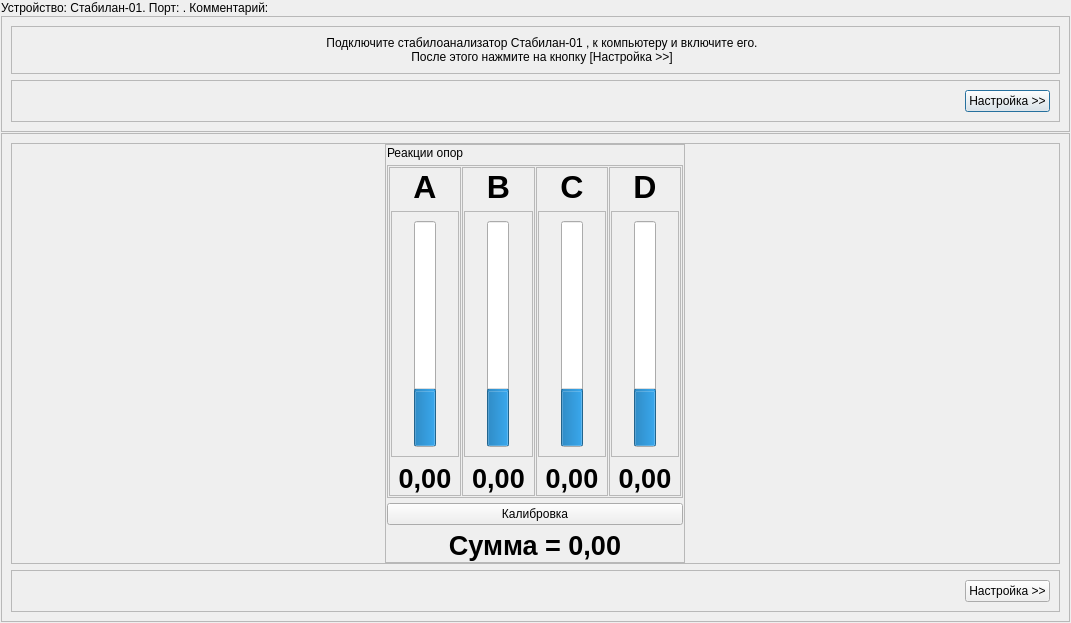
<?xml version="1.0" encoding="UTF-8"?>
<ui version="4.0">
 <class>InitialSetupStabilanDialog</class>
 <widget class="QDialog" name="InitialSetupStabilanDialog">
  <property name="windowModality">
   <enum>Qt::NonModal</enum>
  </property>
  <property name="geometry">
   <rect>
    <x>0</x>
    <y>0</y>
    <width>1071</width>
    <height>623</height>
   </rect>
  </property>
  <property name="windowTitle">
   <string>Начальная настройка стабилоанализатора &quot;Стабилан-01&quot;</string>
  </property>
  <property name="modal">
   <bool>true</bool>
  </property>
  <layout class="QVBoxLayout" name="verticalLayout">
   <property name="spacing">
    <number>1</number>
   </property>
   <property name="leftMargin">
    <number>1</number>
   </property>
   <property name="topMargin">
    <number>1</number>
   </property>
   <property name="rightMargin">
    <number>1</number>
   </property>
   <property name="bottomMargin">
    <number>1</number>
   </property>
   <item>
    <widget class="QLabel" name="lblMainTitle">
     <property name="sizePolicy">
      <sizepolicy hsizetype="Preferred" vsizetype="Fixed">
       <horstretch>0</horstretch>
       <verstretch>0</verstretch>
      </sizepolicy>
     </property>
     <property name="text">
      <string>Устройство: Стабилан-01. Порт: . Комментарий:</string>
     </property>
    </widget>
   </item>
   <item>
    <widget class="QFrame" name="frInvitation">
     <property name="frameShape">
      <enum>QFrame::StyledPanel</enum>
     </property>
     <property name="frameShadow">
      <enum>QFrame::Raised</enum>
     </property>
     <layout class="QVBoxLayout" name="verticalLayout_2">
      <item>
       <widget class="QFrame" name="frInvitationClient">
        <property name="frameShape">
         <enum>QFrame::StyledPanel</enum>
        </property>
        <property name="frameShadow">
         <enum>QFrame::Raised</enum>
        </property>
        <layout class="QHBoxLayout" name="horizontalLayout">
         <item>
          <widget class="QLabel" name="lblDevice">
           <property name="sizePolicy">
            <sizepolicy hsizetype="Fixed" vsizetype="Fixed">
             <horstretch>0</horstretch>
             <verstretch>0</verstretch>
            </sizepolicy>
           </property>
           <property name="text">
            <string/>
           </property>
           <property name="pixmap">
            <pixmap resource="../../../kernel.qrc">:/images/stabilan01_200.png</pixmap>
           </property>
           <property name="scaledContents">
            <bool>false</bool>
           </property>
          </widget>
         </item>
         <item>
          <widget class="QLabel" name="lblInvitationInfo">
           <property name="text">
            <string>Подключите стабилоанализатор Стабилан-01 , к компьютеру и включите его. 
После этого нажмите на кнопку [Настройка &gt;&gt;]</string>
           </property>
           <property name="alignment">
            <set>Qt::AlignCenter</set>
           </property>
          </widget>
         </item>
        </layout>
       </widget>
      </item>
      <item>
       <widget class="QFrame" name="frInvitationButton">
        <property name="sizePolicy">
         <sizepolicy hsizetype="Preferred" vsizetype="Fixed">
          <horstretch>0</horstretch>
          <verstretch>0</verstretch>
         </sizepolicy>
        </property>
        <property name="frameShape">
         <enum>QFrame::StyledPanel</enum>
        </property>
        <property name="frameShadow">
         <enum>QFrame::Raised</enum>
        </property>
        <layout class="QHBoxLayout" name="horizontalLayout_2">
         <item>
          <spacer name="horizontalSpacer">
           <property name="orientation">
            <enum>Qt::Horizontal</enum>
           </property>
           <property name="sizeHint" stdset="0">
            <size>
             <width>40</width>
             <height>20</height>
            </size>
           </property>
          </spacer>
         </item>
         <item>
          <widget class="QPushButton" name="btnInvitationNext">
           <property name="text">
            <string>Настройка &gt;&gt;</string>
           </property>
          </widget>
         </item>
        </layout>
       </widget>
      </item>
     </layout>
    </widget>
   </item>
   <item>
    <widget class="QFrame" name="frWizard">
     <property name="frameShape">
      <enum>QFrame::StyledPanel</enum>
     </property>
     <property name="frameShadow">
      <enum>QFrame::Raised</enum>
     </property>
     <layout class="QVBoxLayout" name="verticalLayout_3">
      <item>
       <widget class="QFrame" name="frWizardClient">
        <property name="frameShape">
         <enum>QFrame::StyledPanel</enum>
        </property>
        <property name="frameShadow">
         <enum>QFrame::Raised</enum>
        </property>
        <layout class="QHBoxLayout" name="horizontalLayout_9">
         <property name="topMargin">
          <number>0</number>
         </property>
         <property name="bottomMargin">
          <number>0</number>
         </property>
         <item>
          <widget class="QFrame" name="frReactions">
           <property name="sizePolicy">
            <sizepolicy hsizetype="Preferred" vsizetype="Preferred">
             <horstretch>0</horstretch>
             <verstretch>0</verstretch>
            </sizepolicy>
           </property>
           <property name="maximumSize">
            <size>
             <width>300</width>
             <height>16777215</height>
            </size>
           </property>
           <property name="frameShape">
            <enum>QFrame::StyledPanel</enum>
           </property>
           <property name="frameShadow">
            <enum>QFrame::Raised</enum>
           </property>
           <layout class="QVBoxLayout" name="verticalLayout_5">
            <property name="spacing">
             <number>5</number>
            </property>
            <property name="leftMargin">
             <number>1</number>
            </property>
            <property name="topMargin">
             <number>1</number>
            </property>
            <property name="rightMargin">
             <number>1</number>
            </property>
            <property name="bottomMargin">
             <number>1</number>
            </property>
            <item>
             <widget class="QLabel" name="lblTitleReaction">
              <property name="sizePolicy">
               <sizepolicy hsizetype="Preferred" vsizetype="Fixed">
                <horstretch>0</horstretch>
                <verstretch>0</verstretch>
               </sizepolicy>
              </property>
              <property name="text">
               <string>Реакции опор</string>
              </property>
             </widget>
            </item>
            <item>
             <widget class="QFrame" name="frClientReaction">
              <property name="frameShape">
               <enum>QFrame::StyledPanel</enum>
              </property>
              <property name="frameShadow">
               <enum>QFrame::Raised</enum>
              </property>
              <layout class="QHBoxLayout" name="horizontalLayout_4">
               <property name="spacing">
                <number>1</number>
               </property>
               <property name="leftMargin">
                <number>1</number>
               </property>
               <property name="topMargin">
                <number>1</number>
               </property>
               <property name="rightMargin">
                <number>1</number>
               </property>
               <property name="bottomMargin">
                <number>1</number>
               </property>
               <item>
                <widget class="QFrame" name="frReactA">
                 <property name="minimumSize">
                  <size>
                   <width>50</width>
                   <height>0</height>
                  </size>
                 </property>
                 <property name="frameShape">
                  <enum>QFrame::StyledPanel</enum>
                 </property>
                 <property name="frameShadow">
                  <enum>QFrame::Raised</enum>
                 </property>
                 <layout class="QVBoxLayout" name="verticalLayout_7">
                  <property name="leftMargin">
                   <number>1</number>
                  </property>
                  <property name="topMargin">
                   <number>1</number>
                  </property>
                  <property name="rightMargin">
                   <number>1</number>
                  </property>
                  <property name="bottomMargin">
                   <number>1</number>
                  </property>
                  <item>
                   <widget class="QLabel" name="lblReactATitle">
                    <property name="sizePolicy">
                     <sizepolicy hsizetype="Preferred" vsizetype="Fixed">
                      <horstretch>0</horstretch>
                      <verstretch>0</verstretch>
                     </sizepolicy>
                    </property>
                    <property name="font">
                     <font>
                      <pointsize>24</pointsize>
                      <weight>75</weight>
                      <bold>true</bold>
                     </font>
                    </property>
                    <property name="text">
                     <string>A</string>
                    </property>
                    <property name="alignment">
                     <set>Qt::AlignCenter</set>
                    </property>
                   </widget>
                  </item>
                  <item>
                   <widget class="QFrame" name="frReactADiag">
                    <property name="frameShape">
                     <enum>QFrame::StyledPanel</enum>
                    </property>
                    <property name="frameShadow">
                     <enum>QFrame::Raised</enum>
                    </property>
                    <layout class="QHBoxLayout" name="horizontalLayout_5">
                     <item>
                      <widget class="QProgressBar" name="pbValueA">
                       <property name="value">
                        <number>24</number>
                       </property>
                       <property name="alignment">
                        <set>Qt::AlignCenter</set>
                       </property>
                       <property name="orientation">
                        <enum>Qt::Vertical</enum>
                       </property>
                      </widget>
                     </item>
                    </layout>
                   </widget>
                  </item>
                  <item>
                   <widget class="QLabel" name="lblReactAValue">
                    <property name="sizePolicy">
                     <sizepolicy hsizetype="Preferred" vsizetype="Fixed">
                      <horstretch>0</horstretch>
                      <verstretch>0</verstretch>
                     </sizepolicy>
                    </property>
                    <property name="font">
                     <font>
                      <pointsize>20</pointsize>
                      <weight>75</weight>
                      <bold>true</bold>
                     </font>
                    </property>
                    <property name="text">
                     <string>0,00</string>
                    </property>
                    <property name="alignment">
                     <set>Qt::AlignCenter</set>
                    </property>
                   </widget>
                  </item>
                 </layout>
                </widget>
               </item>
               <item>
                <widget class="QFrame" name="frReactB">
                 <property name="minimumSize">
                  <size>
                   <width>50</width>
                   <height>0</height>
                  </size>
                 </property>
                 <property name="frameShape">
                  <enum>QFrame::StyledPanel</enum>
                 </property>
                 <property name="frameShadow">
                  <enum>QFrame::Raised</enum>
                 </property>
                 <layout class="QVBoxLayout" name="verticalLayout_8">
                  <property name="leftMargin">
                   <number>1</number>
                  </property>
                  <property name="topMargin">
                   <number>1</number>
                  </property>
                  <property name="rightMargin">
                   <number>1</number>
                  </property>
                  <property name="bottomMargin">
                   <number>1</number>
                  </property>
                  <item>
                   <widget class="QLabel" name="lblReactBTitle">
                    <property name="sizePolicy">
                     <sizepolicy hsizetype="Preferred" vsizetype="Fixed">
                      <horstretch>0</horstretch>
                      <verstretch>0</verstretch>
                     </sizepolicy>
                    </property>
                    <property name="font">
                     <font>
                      <pointsize>24</pointsize>
                      <weight>75</weight>
                      <bold>true</bold>
                     </font>
                    </property>
                    <property name="text">
                     <string>B</string>
                    </property>
                    <property name="alignment">
                     <set>Qt::AlignCenter</set>
                    </property>
                   </widget>
                  </item>
                  <item>
                   <widget class="QFrame" name="frReactBDiag">
                    <property name="frameShape">
                     <enum>QFrame::StyledPanel</enum>
                    </property>
                    <property name="frameShadow">
                     <enum>QFrame::Raised</enum>
                    </property>
                    <layout class="QHBoxLayout" name="horizontalLayout_6">
                     <item>
                      <widget class="QProgressBar" name="pbValueB">
                       <property name="value">
                        <number>24</number>
                       </property>
                       <property name="alignment">
                        <set>Qt::AlignCenter</set>
                       </property>
                       <property name="orientation">
                        <enum>Qt::Vertical</enum>
                       </property>
                      </widget>
                     </item>
                    </layout>
                   </widget>
                  </item>
                  <item>
                   <widget class="QLabel" name="lblReactBValue">
                    <property name="sizePolicy">
                     <sizepolicy hsizetype="Preferred" vsizetype="Fixed">
                      <horstretch>0</horstretch>
                      <verstretch>0</verstretch>
                     </sizepolicy>
                    </property>
                    <property name="font">
                     <font>
                      <pointsize>20</pointsize>
                      <weight>75</weight>
                      <bold>true</bold>
                     </font>
                    </property>
                    <property name="text">
                     <string>0,00</string>
                    </property>
                    <property name="alignment">
                     <set>Qt::AlignCenter</set>
                    </property>
                   </widget>
                  </item>
                 </layout>
                </widget>
               </item>
               <item>
                <widget class="QFrame" name="frReactC">
                 <property name="minimumSize">
                  <size>
                   <width>50</width>
                   <height>0</height>
                  </size>
                 </property>
                 <property name="frameShape">
                  <enum>QFrame::StyledPanel</enum>
                 </property>
                 <property name="frameShadow">
                  <enum>QFrame::Raised</enum>
                 </property>
                 <layout class="QVBoxLayout" name="verticalLayout_9">
                  <property name="leftMargin">
                   <number>1</number>
                  </property>
                  <property name="topMargin">
                   <number>1</number>
                  </property>
                  <property name="rightMargin">
                   <number>1</number>
                  </property>
                  <property name="bottomMargin">
                   <number>1</number>
                  </property>
                  <item>
                   <widget class="QLabel" name="lblReactCTitle">
                    <property name="sizePolicy">
                     <sizepolicy hsizetype="Preferred" vsizetype="Fixed">
                      <horstretch>0</horstretch>
                      <verstretch>0</verstretch>
                     </sizepolicy>
                    </property>
                    <property name="font">
                     <font>
                      <pointsize>24</pointsize>
                      <weight>75</weight>
                      <bold>true</bold>
                     </font>
                    </property>
                    <property name="text">
                     <string>C</string>
                    </property>
                    <property name="alignment">
                     <set>Qt::AlignCenter</set>
                    </property>
                   </widget>
                  </item>
                  <item>
                   <widget class="QFrame" name="frReactCDiag">
                    <property name="frameShape">
                     <enum>QFrame::StyledPanel</enum>
                    </property>
                    <property name="frameShadow">
                     <enum>QFrame::Raised</enum>
                    </property>
                    <layout class="QHBoxLayout" name="horizontalLayout_7">
                     <item>
                      <widget class="QProgressBar" name="pbValueC">
                       <property name="value">
                        <number>24</number>
                       </property>
                       <property name="alignment">
                        <set>Qt::AlignCenter</set>
                       </property>
                       <property name="orientation">
                        <enum>Qt::Vertical</enum>
                       </property>
                      </widget>
                     </item>
                    </layout>
                   </widget>
                  </item>
                  <item>
                   <widget class="QLabel" name="lblReactCValue">
                    <property name="sizePolicy">
                     <sizepolicy hsizetype="Preferred" vsizetype="Fixed">
                      <horstretch>0</horstretch>
                      <verstretch>0</verstretch>
                     </sizepolicy>
                    </property>
                    <property name="font">
                     <font>
                      <pointsize>20</pointsize>
                      <weight>75</weight>
                      <bold>true</bold>
                     </font>
                    </property>
                    <property name="text">
                     <string>0,00</string>
                    </property>
                    <property name="alignment">
                     <set>Qt::AlignCenter</set>
                    </property>
                   </widget>
                  </item>
                 </layout>
                </widget>
               </item>
               <item>
                <widget class="QFrame" name="frReactD">
                 <property name="minimumSize">
                  <size>
                   <width>50</width>
                   <height>0</height>
                  </size>
                 </property>
                 <property name="frameShape">
                  <enum>QFrame::StyledPanel</enum>
                 </property>
                 <property name="frameShadow">
                  <enum>QFrame::Raised</enum>
                 </property>
                 <layout class="QVBoxLayout" name="verticalLayout_10">
                  <property name="leftMargin">
                   <number>1</number>
                  </property>
                  <property name="topMargin">
                   <number>1</number>
                  </property>
                  <property name="rightMargin">
                   <number>1</number>
                  </property>
                  <property name="bottomMargin">
                   <number>1</number>
                  </property>
                  <item>
                   <widget class="QLabel" name="lblReactDTitle">
                    <property name="sizePolicy">
                     <sizepolicy hsizetype="Preferred" vsizetype="Fixed">
                      <horstretch>0</horstretch>
                      <verstretch>0</verstretch>
                     </sizepolicy>
                    </property>
                    <property name="font">
                     <font>
                      <pointsize>24</pointsize>
                      <weight>75</weight>
                      <bold>true</bold>
                     </font>
                    </property>
                    <property name="text">
                     <string>D</string>
                    </property>
                    <property name="alignment">
                     <set>Qt::AlignCenter</set>
                    </property>
                   </widget>
                  </item>
                  <item>
                   <widget class="QFrame" name="frReactDDiag">
                    <property name="frameShape">
                     <enum>QFrame::StyledPanel</enum>
                    </property>
                    <property name="frameShadow">
                     <enum>QFrame::Raised</enum>
                    </property>
                    <layout class="QHBoxLayout" name="horizontalLayout_8">
                     <item>
                      <widget class="QProgressBar" name="pbValueD">
                       <property name="value">
                        <number>24</number>
                       </property>
                       <property name="alignment">
                        <set>Qt::AlignCenter</set>
                       </property>
                       <property name="orientation">
                        <enum>Qt::Vertical</enum>
                       </property>
                      </widget>
                     </item>
                    </layout>
                   </widget>
                  </item>
                  <item>
                   <widget class="QLabel" name="lblReactDValue">
                    <property name="sizePolicy">
                     <sizepolicy hsizetype="Preferred" vsizetype="Fixed">
                      <horstretch>0</horstretch>
                      <verstretch>0</verstretch>
                     </sizepolicy>
                    </property>
                    <property name="font">
                     <font>
                      <pointsize>20</pointsize>
                      <weight>75</weight>
                      <bold>true</bold>
                     </font>
                    </property>
                    <property name="text">
                     <string>0,00</string>
                    </property>
                    <property name="alignment">
                     <set>Qt::AlignCenter</set>
                    </property>
                   </widget>
                  </item>
                 </layout>
                </widget>
               </item>
              </layout>
             </widget>
            </item>
            <item>
             <widget class="QPushButton" name="btnCalibrate">
              <property name="text">
               <string>Калибровка</string>
              </property>
             </widget>
            </item>
            <item>
             <widget class="QLabel" name="lblSumm">
              <property name="font">
               <font>
                <pointsize>20</pointsize>
                <weight>75</weight>
                <bold>true</bold>
               </font>
              </property>
              <property name="text">
               <string>Сумма = 0,00</string>
              </property>
              <property name="alignment">
               <set>Qt::AlignCenter</set>
              </property>
             </widget>
            </item>
           </layout>
          </widget>
         </item>
        </layout>
       </widget>
      </item>
      <item>
       <widget class="QFrame" name="frClientButton">
        <property name="sizePolicy">
         <sizepolicy hsizetype="Preferred" vsizetype="Fixed">
          <horstretch>0</horstretch>
          <verstretch>0</verstretch>
         </sizepolicy>
        </property>
        <property name="frameShape">
         <enum>QFrame::StyledPanel</enum>
        </property>
        <property name="frameShadow">
         <enum>QFrame::Raised</enum>
        </property>
        <layout class="QHBoxLayout" name="horizontalLayout_3">
         <item>
          <spacer name="horizontalSpacer_2">
           <property name="orientation">
            <enum>Qt::Horizontal</enum>
           </property>
           <property name="sizeHint" stdset="0">
            <size>
             <width>40</width>
             <height>20</height>
            </size>
           </property>
          </spacer>
         </item>
         <item>
          <widget class="QPushButton" name="btnWizardNext">
           <property name="text">
            <string>Настройка &gt;&gt;</string>
           </property>
          </widget>
         </item>
        </layout>
       </widget>
      </item>
     </layout>
    </widget>
   </item>
  </layout>
 </widget>
 <resources>
  <include location="../../../kernel.qrc"/>
 </resources>
 <connections>
  <connection>
   <sender>btnInvitationNext</sender>
   <signal>clicked()</signal>
   <receiver>InitialSetupStabilanDialog</receiver>
   <slot>on_settingsClicked()</slot>
   <hints>
    <hint type="sourcelabel">
     <x>1019</x>
     <y>278</y>
    </hint>
    <hint type="destinationlabel">
     <x>1071</x>
     <y>208</y>
    </hint>
   </hints>
  </connection>
  <connection>
   <sender>btnWizardNext</sender>
   <signal>clicked()</signal>
   <receiver>InitialSetupStabilanDialog</receiver>
   <slot>on_nextClicked()</slot>
   <hints>
    <hint type="sourcelabel">
     <x>983</x>
     <y>585</y>
    </hint>
    <hint type="destinationlabel">
     <x>1080</x>
     <y>406</y>
    </hint>
   </hints>
  </connection>
 </connections>
 <slots>
  <slot>on_settingsClicked()</slot>
  <slot>on_nextClicked()</slot>
 </slots>
</ui>
